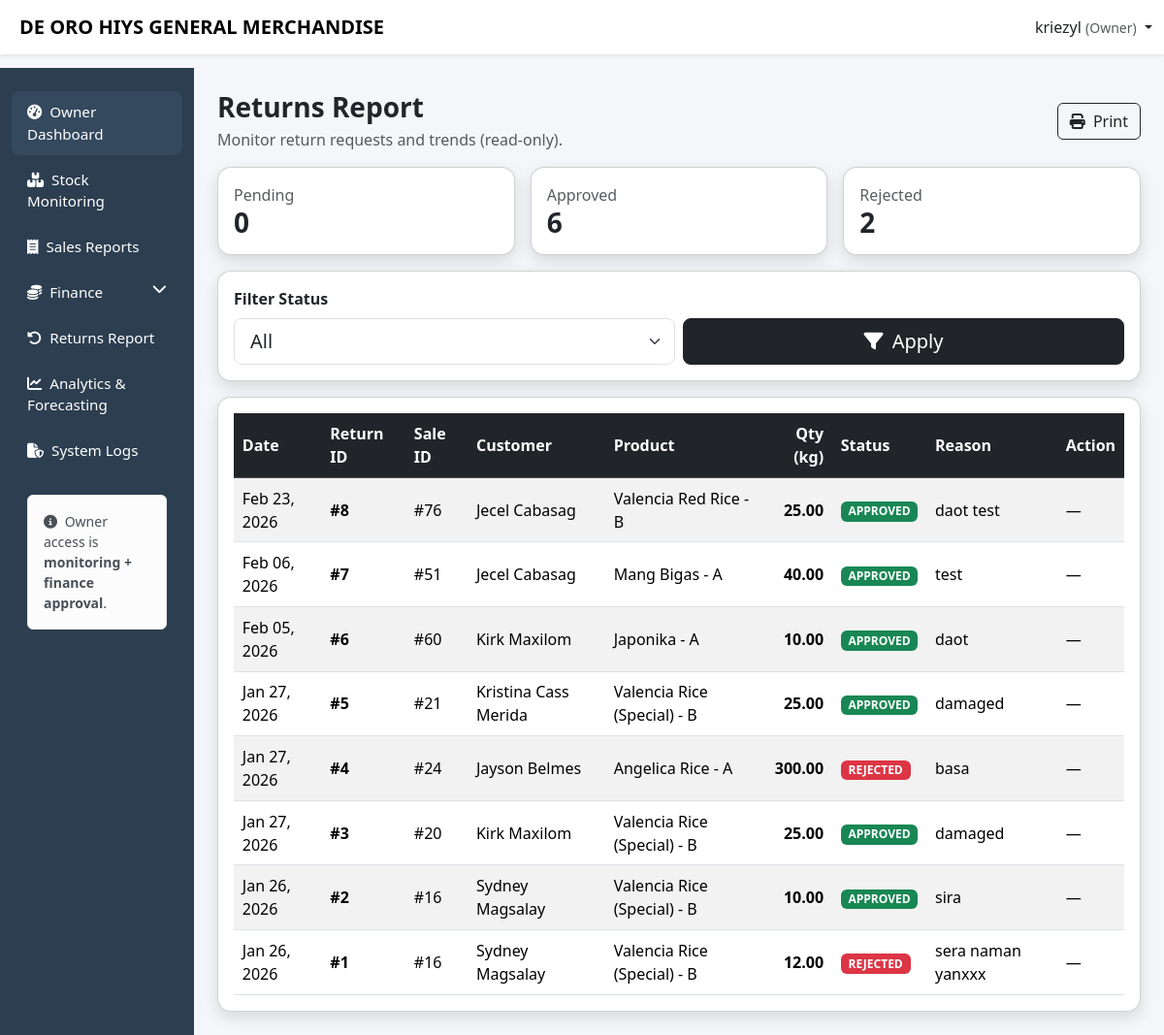
Screenshot of /capstone/owner/returns_report.php (signed in) with the database file from the repository.
### tables this page shows
CREATE TABLE `returns` (
  `return_id` int(11) NOT NULL,
  `sale_id` int(11) DEFAULT NULL,
  `product_id` int(11) DEFAULT NULL,
  `qty_returned` decimal(10,2) DEFAULT NULL,
  `reason` text DEFAULT NULL,
  `return_date` date DEFAULT NULL,
  `status` enum('pending','approved','rejected') DEFAULT 'pending'
);

CREATE TABLE `products` (
  `product_id` int(11) NOT NULL,
  `variety` varchar(100) DEFAULT NULL,
  `grade` enum('A','B') NOT NULL,
  `unit_weight_kg` decimal(10,2) DEFAULT NULL,
  `price_per_sack` decimal(10,2) NOT NULL,
  `price_per_kg` decimal(10,2) NOT NULL,
  `created_at` timestamp NOT NULL DEFAULT current_timestamp(),
  `archived` tinyint(1) NOT NULL DEFAULT 0,
  `stock_kg` decimal(10,2) NOT NULL DEFAULT 0.00
);

### capstone/owner/returns_report.php (the view, shortened to what this page needs)
<?php
$username = $_SESSION['username'] ?? 'Owner';
include '../config/db.php';
$status = trim($_GET['status'] ?? 'all');
$where = "";
$summary = $conn->query("
  SELECT
    SUM(CASE WHEN LOWER(status)='pending' THEN 1 ELSE 0 END) AS pending_cnt,
    SUM(CASE WHEN LOWER(status)='approved' THEN 1 ELSE 0 END) AS approved_cnt,
    SUM(CASE WHEN LOWER(status)='rejected' THEN 1 ELSE 0 END) AS rejected_cnt
  FROM returns
")->fetch_assoc();
$res = $conn->query("
  SELECT r.return_id, r.sale_id, r.qty_returned, r.reason, r.return_date, r.status,
         p.variety, p.grade,
         CONCAT(c.first_name,' ',c.last_name) AS customer
  FROM returns r
  LEFT JOIN products p ON p.product_id=r.product_id
  LEFT JOIN sales s ON s.sale_id=r.sale_id
  LEFT JOIN customers c ON c.customer_id=s.customer_id
  $where
  ORDER BY r.return_date DESC, r.return_id DESC
");
?>
<!DOCTYPE html>
<html lang="en">
<head>
<link href="https://cdn.jsdelivr.net/npm/bootstrap@5.3.2/dist/css/bootstrap.min.css" rel="stylesheet">
<link href="https://cdnjs.cloudflare.com/ajax/libs/font-awesome/6.5.1/css/all.min.css" rel="stylesheet">
<link href="../css/layout.css" rel="stylesheet">
</head>
<body>
<nav class="navbar navbar-expand-lg navbar-light bg-white shadow-sm fixed-top">
  <div class="container-fluid">
    <span class="navbar-brand fw-bold ms-2">DE ORO HIYS GENERAL MERCHANDISE</span>
    <div class="ms-auto dropdown">
      <a class="nav-link dropdown-toggle" data-bs-toggle="dropdown">
        <?= htmlspecialchars($username) ?> <small class="text-muted">(Owner)</small>
      </a>
    </div>
  </div>
</nav>
<div class="container-fluid">
<div class="row">
<?php include '../includes/owner_sidebar.php'; ?>
<main class="col-lg-10 ms-sm-auto px-4 main-content">
<div class="py-4">
  <div class="d-flex justify-content-between align-items-center flex-wrap gap-2 mb-3">
    <div>
      <h3 class="fw-bold mb-1">Returns Report</h3>
      <div class="text-muted">Monitor return requests and trends (read-only).</div>
    </div>
    <button class="btn btn-outline-dark" onclick="window.print()"><i class="fa-solid fa-print me-1"></i> Print</button>
  </div>
  <div class="row g-3 mb-3">
    <div class="col-12 col-md-4">
      <div class="card modern-card"><div class="card-body">
        <div class="text-muted">Pending</div>
        <div class="h3 fw-bold mb-0"><?= (int)($summary['pending_cnt'] ?? 0) ?></div>
      </div></div>
    </div>
    <div class="col-12 col-md-4">
      <div class="card modern-card"><div class="card-body">
        <div class="text-muted">Approved</div>
        <div class="h3 fw-bold mb-0"><?= (int)($summary['approved_cnt'] ?? 0) ?></div>
      </div></div>
    </div>
    <div class="col-12 col-md-4">
      <div class="card modern-card"><div class="card-body">
        <div class="text-muted">Rejected</div>
        <div class="h3 fw-bold mb-0"><?= (int)($summary['rejected_cnt'] ?? 0) ?></div>
      </div></div>
    </div>
  </div>
  <div class="card modern-card mb-3">
    <div class="card-body">
      <form method="get" class="row g-2 align-items-end">
        <div class="col-12 col-md-6">
          <label class="form-label fw-semibold">Filter Status</label>
          <select class="form-select form-select-lg" name="status">
            <?php
              $opts = ['all'=>'All','pending'=>'Pending','approved'=>'Approved','rejected'=>'Rejected','completed'=>'Completed','refunded'=>'Refunded'];
              foreach($opts as $k=>$v){
                $sel = (strtolower($status)===$k) ? 'selected' : '';
                echo "<option value='$k' $sel>$v</option>";
              }
            ?>
          </select>
        </div>
        <div class="col-12 col-md-6 d-grid">
          <button class="btn btn-dark btn-lg"><i class="fa-solid fa-filter me-1"></i> Apply</button>
        </div>
      </form>
    </div>
  </div>
  <div class="card modern-card">
    <div class="card-body">
      <div class="table-responsive">
        <table class="table table-striped align-middle mb-0">
          <thead class="table-dark">
            <tr>
              <th>Date</th>
              <th>Return ID</th>
              <th>Sale ID</th>
              <th>Customer</th>
              <th>Product</th>
              <th class="text-end">Qty (kg)</th>
              <th>Status</th>
              <th>Reason</th>
              <th>Action</th>
            </tr>
          </thead>
          <tbody>
          <?php if($res && $res->num_rows>0): ?>
            <?php while($r=$res->fetch_assoc()): ?>
              <?php
                $st = strtolower(trim($r['status'] ?? 'pending'));
                $badge = 'bg-secondary';
                if($st==='pending') $badge='bg-warning text-dark';
                elseif($st==='approved') $badge='bg-success';
                elseif($st==='rejected') $badge='bg-danger';
              ?>
              <tr>
                <td><?= $r['return_date'] ? htmlspecialchars(date("M d, Y", strtotime($r['return_date']))) : '—' ?></td>
                <td class="fw-semibold">#<?= (int)$r['return_id'] ?></td>
                <td>#<?= (int)$r['sale_id'] ?></td>
                <td><?= htmlspecialchars($r['customer'] ?: '—') ?></td>
                <td><?= htmlspecialchars(trim(($r['variety'] ?? 'N/A')." - ".($r['grade'] ?? ''))) ?></td>
                <td class="text-end fw-bold"><?= number_format((float)$r['qty_returned'],2) ?></td>
                <td><span class="badge <?= $badge ?>"><?= strtoupper($st) ?></span></td>
                <td><?= htmlspecialchars($r['reason'] ?? '') ?></td>
                <td>
                  <?php if($st === 'pending'): ?>
                  <form method="POST" class="d-flex gap-1">
                    <input type="hidden" name="return_id" value="<?= (int)$r['return_id'] ?>">
                    <button type="submit" name="action" value="approve" class="btn btn-sm btn-success">Approve</button>
                    <button type="submit" name="action" value="reject" class="btn btn-sm btn-danger">Reject</button>
                  </form>
                  <?php else: ?>
                  —
                  <?php endif; ?>
              </tr>
            <?php endwhile; ?>
          <?php else: ?>
            <tr><td colspan="9" class="text-center text-muted">No returns found.</td></tr>
          <?php endif; ?>
          </tbody>
        </table>
      </div>
    </div>
  </div>
</div>
</main>
</div>
</div>
</body>
</html>

### capstone/css/layout.css (style rules this page uses)
body { background:#f4f6f9; padding-top: 60px; }
.modern-card { border-radius:14px; box-shadow:0 6px 16px rgba(0,0,0,.12); transition:.3s; }
.main-content { padding-top:0px; }
.table td, .table th { padding:0.55rem; vertical-align: middle; }
.table td,.table th { vertical-align:middle; }
table td, .table th { padding:0.55rem; vertical-align: middle; }
body { background:#f4f6f9; padding-top:70px; }
.modern-card { border-radius:14px; box-shadow:0 6px 16px rgba(0,0,0,.12); }
.table td, .table th { vertical-align: middle; }

### rows the page displays
returns: return_date "Feb 23, 2026", return_id "8", sale "76", customer "Jecel Cabasag", product.grade "Valencia Red Rice - B", qty_returned "25.00", status "APPROVED", reason "daot test"
returns: return_date "Feb 06, 2026", return_id "7", sale "51", customer "Jecel Cabasag", product.grade "Mang Bigas - A", qty_returned "40.00", status "APPROVED", reason "test"
returns: return_date "Feb 05, 2026", return_id "6", sale "60", customer "Kirk Maxilom", product.grade "Japonika - A", qty_returned "10.00", status "APPROVED", reason "daot"
returns: return_date "Jan 27, 2026", return_id "5", sale "21", customer "Kristina Cass Merida", product.grade "Valencia Rice (Special) - B", qty_returned "25.00", status "APPROVED", reason "damaged"
returns: return_date "Jan 27, 2026", return_id "4", sale "24", customer "Jayson Belmes", product.grade "Angelica Rice - A", qty_returned "300.00", status "REJECTED", reason "basa"
returns: return_date "Jan 27, 2026", return_id "3", sale "20", customer "Kirk Maxilom", product.grade "Valencia Rice (Special) - B", qty_returned "25.00", status "APPROVED", reason "damaged"
returns: return_date "Jan 26, 2026", return_id "2", sale "16", customer "Sydney Magsalay", product.grade "Valencia Rice (Special) - B", qty_returned "10.00", status "APPROVED", reason "sira"
returns: return_date "Jan 26, 2026", return_id "1", sale "16", customer "Sydney Magsalay", product.grade "Valencia Rice (Special) - B", qty_returned "12.00", status "REJECTED", reason "sera naman yanxxx"

### other values shown
$username "kriezyl"
$summary['pending_cnt'] "0"
$summary['approved_cnt'] "6"
$summary['rejected_cnt'] "2"
form field status "All"
